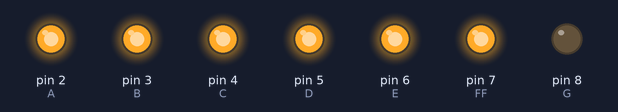
Bench run of a sketch on a simulated Arduino Uno, built with avr-gcc and run on an emulated ATmega328P. Parts: output pins drawn as LEDs (lit = HIGH).

Above: at 0.5 s.
At 5.5 s:
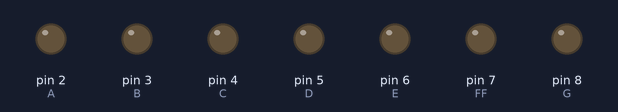
Timing chart, 0 to 13.0 s (numbered marks = the images above):
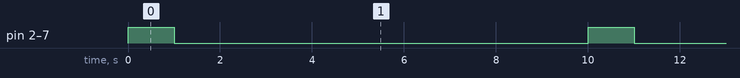

Measured:
- by itself, pin 2 (A), pin 3 (B), pin 4 (C), pin 5 (D), pin 6 (E), pin 7 (FF): alternates HIGH for 1.0 s and LOW for 9.0 s

The sketch:

Seven_Segment.ino
```cpp
int A=2, B=3, C=4, D=5, E=6, FF=7, G=8;
int port[7] = {A, B, C, D, E, FF, G}; // อาเรย์เพื่อจัดเก็บหมายเลขขา

void setup() {
  Serial.begin(9600); // เริ่มการสื่อสารผ่าน Serial ที่ 9600 bps
  for (int i = 0; i < 7; i++) {
    pinMode(port[i], OUTPUT); // กำหนดขาทั้งหมดเป็น OUTPUT
  }
}

void loop() {
  // แสดงเลข 0 ถึง 5
  for (int num = 0; num <= 9; num++) {
    displayNumber(num); // เรียกใช้ฟังก์ชันเพื่อแสดงเลข
    delay(1000); // หน่วงเวลา 1 วินาทีก่อนแสดงเลขถัดไป
  }
}

// ฟังก์ชันสำหรับแสดงเลข 0 ถึง 5 บน 7-segment
void displayNumber(int num) {
  // ปิด segment ทั้งหมดก่อน
  for (int i = 0; i < 7; i++) {
    digitalWrite(port[i], LOW); // ปิดทุก segment
  }

  // ใช้ switch-case เพื่อตรวจสอบเลขที่ต้องการแสดง
  switch (num) {
    case 0:
      // แสดงเลข 0
      digitalWrite(A, HIGH);
      digitalWrite(B, HIGH);
      digitalWrite(C, HIGH);
      digitalWrite(D, HIGH);
      digitalWrite(E, HIGH);
      digitalWrite(FF, HIGH);
      digitalWrite(G, LOW);
      break;

  }
}
```
